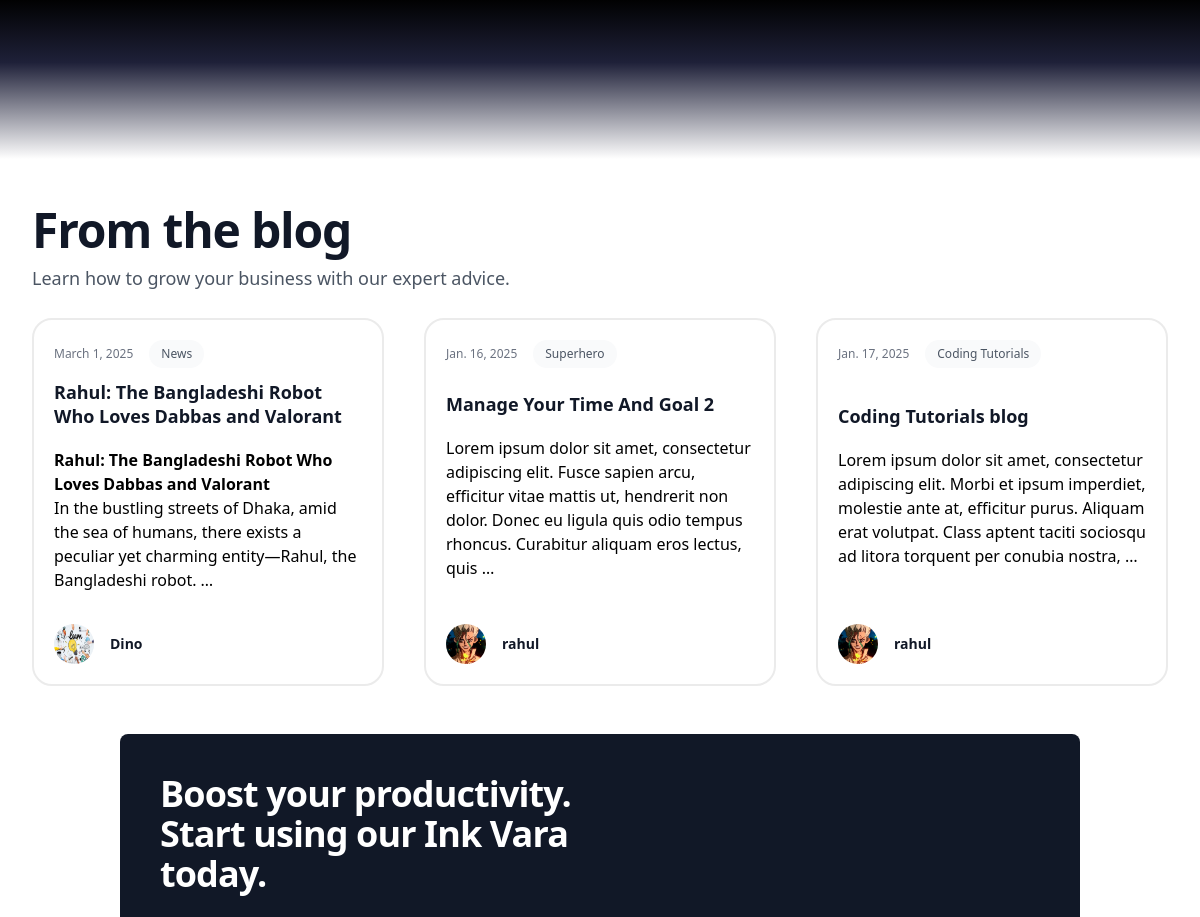
The app's page / (middle part), older data.
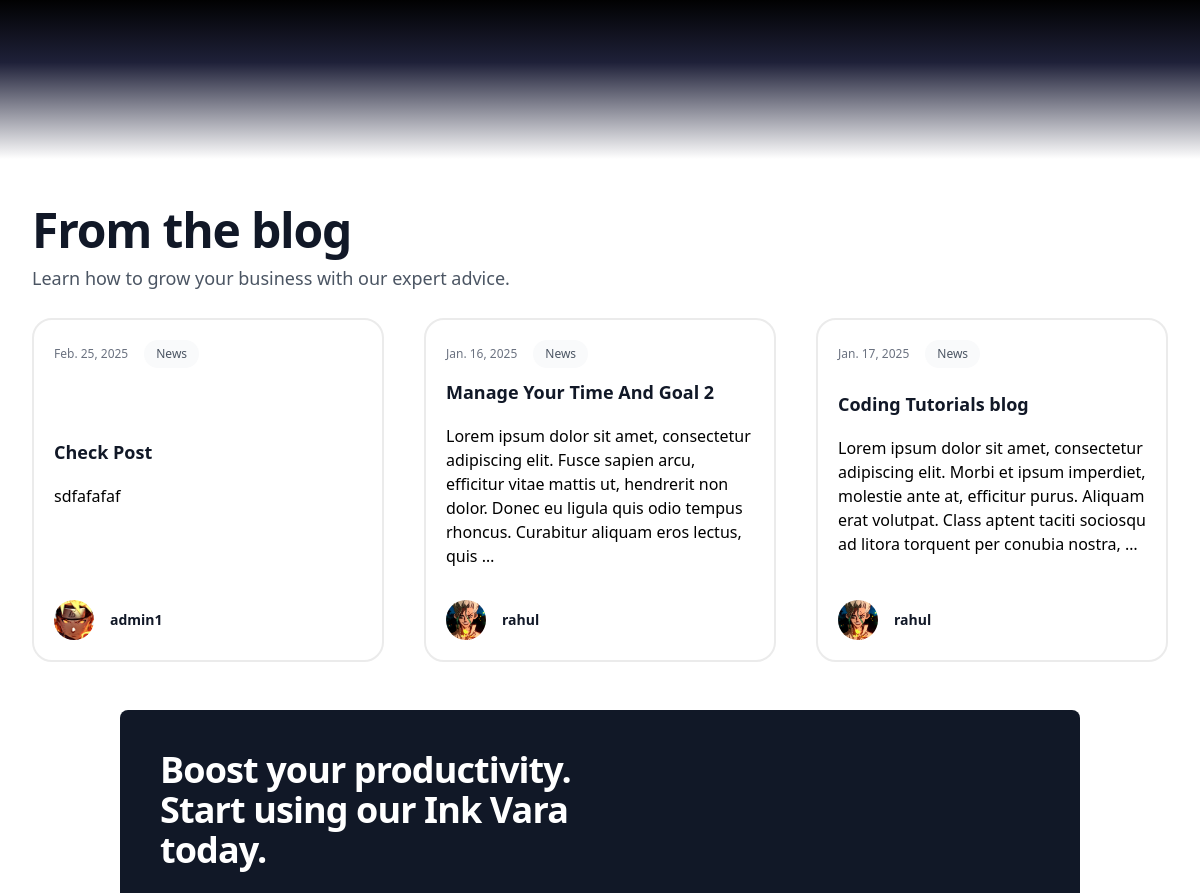
The same page, newer data.
### blogarea/models.py (models this page shows, shortened)
class Post(models.Model):
    choices = Category.objects.all().values_list('name','name')
    title = models.CharField(max_length=255)
    author = models.ForeignKey(User,on_delete=models.CASCADE,null=True,blank=True)
    post_date = models.DateField(auto_now_add=True)
    hashtags = models.TextField(max_length=200,null=True)
    category = models.CharField(choices=choices,max_length=255,default="Uncategorized")
    articleSnippet = models.CharField(max_length=50)
    thumbnail = models.ImageField(upload_to='thumbnail/',null=True,blank=True, default='thumbnail/thumbnail.jpg')
    like = models.ManyToManyField(User,related_name='blog_posts',null=True,blank=True)
    tags = models.ManyToManyField("Hashtag",related_name="posts",null=True,blank=True)
    body = RichTextField(blank=True,null=True)

class Profile(models.Model):
    user = models.OneToOneField(User,null=True,on_delete=models.CASCADE)
    profileImage = models.ImageField(upload_to='profile_pics',null=True,blank=True,default="profile_pics/default_profile_pic.jpg")
    profileBackground = models.ImageField(upload_to='profile_background',null=True,blank=True)
    bio = models.TextField()
    blogcaption = models.CharField(max_length=150,null=True,blank=True,default="Former Adventurer turned full-time Dad moonlighting as an author")
    contact = PhoneNumberField(blank=True, null=True)
    location = models.CharField(max_length=150,null=True,blank=True,default="Earth")
    occupation = models.CharField(max_length=50,null=True,blank=True,default="Occupation")
    industry = models.CharField(max_length=50,null=True,blank=True,default="Industry")
    position = models.CharField(max_length=50,null=True,blank=True,default="position")
    skills = models.TextField(null=True,blank=True,help_text="Enter your skills separated by commas")
    education = models.TextField(null=True,blank=True)
    twitter_link = models.URLField(max_length=200,null=True,blank=True,default="https://x.com/")
    instagram_link = models.URLField(max_length=200,null=True,blank=True,default="https://instagram.com/")
    youtube_link = models.URLField(max_length=200,null=True,blank=True,default="https://youtube.com/")

### core/views.py (the view)
# urls.py: 2. Add a URL to urlpatterns:  path('', views.home, name='home')
def home(request):
    top_posts = Post.objects.order_by('-like')[:3]
    first_highest_post = top_posts[0] if len(top_posts) > 0 else None
    second_highest_post = top_posts[1] if len(top_posts) > 1 else None
    third_highest_post = top_posts[2] if len(top_posts) > 2 else None
    context = {
        'first_highest_post': first_highest_post,
        'second_highest_post': second_highest_post,
        'third_highest_post': third_highest_post,
    }
    return render(request, 'home.html', context)

### core/templates/home.html (shortened to what this page needs)
{% load static tailwind_tags %}
<!DOCTYPE html>
<html lang="en">
  <head>
    {% tailwind_css %}
  </head>
  <body>
    {% include 'nav.html'%}
    <div class="fullContainer flex justify-center align-middle flex-col">
      <div style="position: relative;">{% include 'frontPageTop.html' %} {% include 'marquee.html' %}</div>
      {%include 'threecolumn.html'%} {%include 'startInkVara.html'%} {% include 'workcation.html'%}
    </div>
  </body>
</html>

### core/templates/threecolumn.html (shortened to what the changed rows need)
<div class="bg-white py-24 sm:py-12 mt-40">
  <div class="mx-auto max-w-7xl px-6 lg:px-8">
    <div class="mx-auto max-w-2xl lg:mx-0">
      <h2
        class="text-4xl font-semibold tracking-tight text-pretty text-gray-900 sm:text-5xl"
      >
        From the blog
      </h2>
    </div>
    <div class="grid grid-cols-1 sm:grid-cols-3 gap-10 mt-6">
      <article class="flex max-w-xl flex-col items-start justify-between">
        <div class="flex items-center gap-x-4 text-xs">
          <time datetime="2020-03-16" class="text-gray-500"
            >{{first_highest_post.post_date}}</time
          >
          <a
            href="#"
            class="relative z-10 rounded-full bg-gray-50 px-3 py-1.5 font-medium text-gray-600 hover:bg-gray-100"
            >{{first_highest_post.category}}</a
          >
        </div>
        <div class="group relative">
          <h3
            class="mt-3 text-lg/6 font-semibold text-gray-900 group-hover:text-gray-600"
          >
            <a href="{% url 'ArticleDetailView' first_highest_post.id%}">
              <span class="absolute inset-0"></span>
              {{first_highest_post.title}}
            </a>
          </h3>
          <p class="mt-5 line-clamp-3 text-sm/6 text-gray-600">
            {{first_highest_post.body | truncatewords:30 |safe}}
          </p>
        </div>
        <div class="relative mt-8 flex items-center gap-x-4">
          <a
            href="{% url 'show_profile_page' first_highest_post.author.profile.id%}"
          >
            <img
              src="{% if first_highest_post.author.profile.profileImage %}
          {{ first_highest_post.author.profile.profileImage.url }}
          {% else %}/media/thumbnail/thumbnail.jpg{% endif %}"
              alt="{{ first_highest_post.author.username }}"
              alt=""
              class="size-10 rounded-full bg-gray-50"
            />
          </a>
          <div class="text-sm/6">
            <p class="font-semibold text-gray-900">
              <a
                href="{% url 'show_profile_page' first_highest_post.author.profile.id%}"
              >
                <span class="absolute inset-0"></span>
                {{first_highest_post.author}}
              </a>
            </p>
          </div>
        </div>
      </article>
      <article class="flex max-w-xl flex-col items-start justify-between">
        <div class="flex items-center gap-x-4 text-xs">
          <time datetime="2020-03-16" class="text-gray-500"
            >{{second_highest_post.post_date}}</time
          >
          <a
            href="#"
            class="relative z-10 rounded-full bg-gray-50 px-3 py-1.5 font-medium text-gray-600 hover:bg-gray-100"
            >{{second_highest_post.category}}</a
          >
        </div>
        <div class="group relative">
          <h3
            class="mt-3 text-lg/6 font-semibold text-gray-900 group-hover:text-gray-600"
          >
            <a href="{% url 'ArticleDetailView' second_highest_post.id%}">
              <span class="absolute inset-0"></span>
              {{second_highest_post.title}}
            </a>
          </h3>
          <p class="mt-5 line-clamp-3 text-sm/6 text-gray-600">
            {{second_highest_post.body | truncatewords:30 |safe}}
          </p>
        </div>
        <div class="relative mt-8 flex items-center gap-x-4">
          <a
            href="{% url 'show_profile_page' second_highest_post.author.profile.id%}"
          >
            <img
              src="{% if second_highest_post.author.profile.profileImage %}
          {{ second_highest_post.author.profile.profileImage.url }}
          {% else %}/media/thumbnail/thumbnail.jpg{% endif %}"
              alt="{{ first_highest_post.author.username }}"
              alt=""
              class="size-10 rounded-full bg-gray-50"
            />
          </a>
          <div class="text-sm/6">
            <p class="font-semibold text-gray-900">
              <a
                href="{% url 'show_profile_page' second_highest_post.author.profile.id%}"
              >
                <span class="absolute inset-0"></span>
                {{second_highest_post.author}}
              </a>
            </p>
          </div>
        </div>
      </article>
      <article class="flex max-w-xl flex-col items-start justify-between">
        <div class="flex items-center gap-x-4 text-xs">
          <time datetime="2020-03-16" class="text-gray-500"
            >{{third_highest_post.post_date}}</time
          >
          <a
            href="#"
            class="relative z-10 rounded-full bg-gray-50 px-3 py-1.5 font-medium text-gray-600 hover:bg-gray-100"
            >{{third_highest_post.category}}</a
          >
        </div>
        <div class="group relative">
          <h3
            class="mt-3 text-lg/6 font-semibold text-gray-900 group-hover:text-gray-600"
          >
            <a href="{% url 'ArticleDetailView' third_highest_post.id%}">
              <span class="absolute inset-0"></span>
              {{third_highest_post.title}}
            </a>
          </h3>
          <p class="mt-5 line-clamp-3 text-sm/6 text-gray-600">
            {{third_highest_post.body | truncatewords:30 |safe}}
          </p>
        </div>
        <div class="relative mt-8 flex items-center gap-x-4">
          <a
            href="{% url 'show_profile_page' third_highest_post.author.profile.id%}"
          >
            <img
              src="{% if third_highest_post.author.profile.profileImage %}
          {{ third_highest_post.author.profile.profileImage.url }}
          {% else %}/media/thumbnail/thumbnail.jpg{% endif %}"
              alt="{{ third_highest_post.author.username }}"
              alt=""
              class="size-10 rounded-full bg-gray-50"
            />
          </a>
          <div class="text-sm/6">
            <p class="font-semibold text-gray-900">
              <a
                href="{% url 'show_profile_page' third_highest_post.author.profile.id%}"
              >
                <span class="absolute inset-0"></span>
                {{third_highest_post.author}}
              </a>
            </p>
          </div>
        </div>
      </article>
    </div>
  </div>
</div>

Row changes from the older to the newer data that the page shows:
removed Post: post_date "March 1, 2025", category "News", title "Rahul: The Bangladeshi Robot Who Loves Dabbas and Valorant", body "Rahul: The Bangladeshi Robot Who Loves Dabbas and Valorant In the bustling streets of Dhaka, amid the sea of humans, there exists a peculiar yet charming entity—Rahul, the Bangladeshi robot. …", author.profileImage (picture), author "Dino"
now on this page (row edited): Post: post_date "Feb. 25, 2025", category "News", title "Check Post", body "sdfafafaf", author.profileImage (picture), author "admin1"
changed Post "Manage Your Time And Goal 2": category "Superhero" → "News"
changed Post "Coding Tutorials blog": category "Coding Tutorials" → "News"
